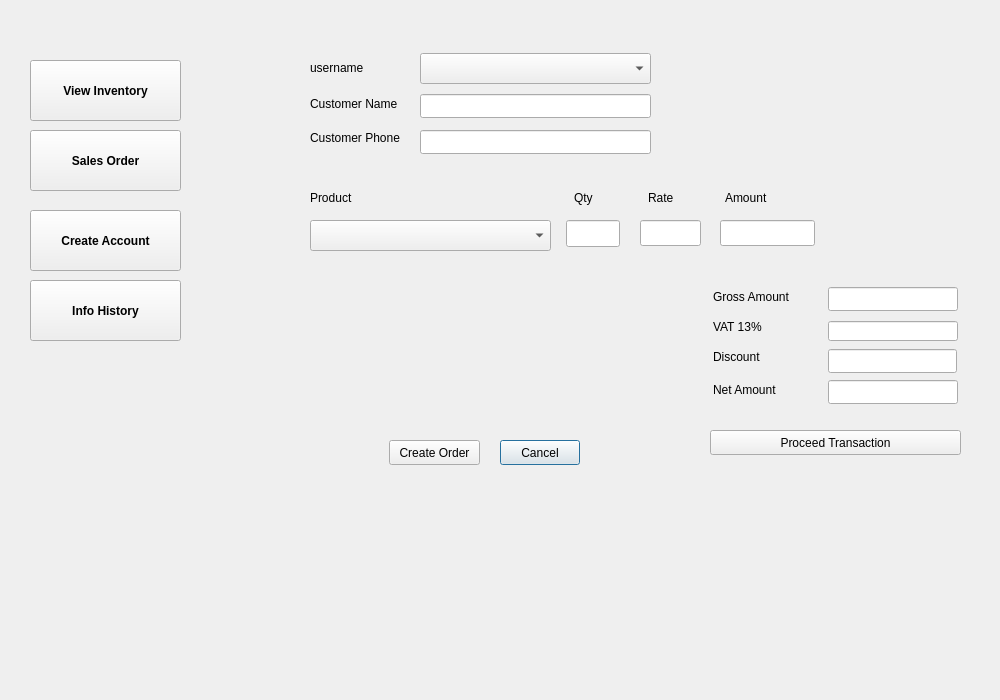
<?xml version="1.0" encoding="UTF-8"?>
<ui version="4.0">
 <class>Order</class>
 <widget class="QDialog" name="Order">
  <property name="geometry">
   <rect>
    <x>0</x>
    <y>0</y>
    <width>1000</width>
    <height>700</height>
   </rect>
  </property>
  <property name="windowTitle">
   <string>Dialog</string>
  </property>
  <widget class="QLabel" name="username">
   <property name="geometry">
    <rect>
     <x>310</x>
     <y>60</y>
     <width>101</width>
     <height>16</height>
    </rect>
   </property>
   <property name="text">
    <string>username</string>
   </property>
  </widget>
  <widget class="QLabel" name="name">
   <property name="geometry">
    <rect>
     <x>310</x>
     <y>96</y>
     <width>101</width>
     <height>16</height>
    </rect>
   </property>
   <property name="text">
    <string>Customer Name</string>
   </property>
  </widget>
  <widget class="QLabel" name="phone">
   <property name="geometry">
    <rect>
     <x>310</x>
     <y>130</y>
     <width>101</width>
     <height>16</height>
    </rect>
   </property>
   <property name="text">
    <string>Customer Phone</string>
   </property>
  </widget>
  <widget class="QLabel" name="product">
   <property name="geometry">
    <rect>
     <x>310</x>
     <y>190</y>
     <width>91</width>
     <height>16</height>
    </rect>
   </property>
   <property name="text">
    <string>Product</string>
   </property>
  </widget>
  <widget class="QLabel" name="quantity">
   <property name="geometry">
    <rect>
     <x>574</x>
     <y>190</y>
     <width>40</width>
     <height>16</height>
    </rect>
   </property>
   <property name="text">
    <string>Qty</string>
   </property>
  </widget>
  <widget class="QLabel" name="rate">
   <property name="geometry">
    <rect>
     <x>648</x>
     <y>190</y>
     <width>90</width>
     <height>16</height>
    </rect>
   </property>
   <property name="text">
    <string>Rate</string>
   </property>
  </widget>
  <widget class="QLabel" name="amount">
   <property name="geometry">
    <rect>
     <x>725</x>
     <y>190</y>
     <width>91</width>
     <height>16</height>
    </rect>
   </property>
   <property name="text">
    <string>Amount</string>
   </property>
  </widget>
  <widget class="QLabel" name="grossamount">
   <property name="geometry">
    <rect>
     <x>713</x>
     <y>289</y>
     <width>91</width>
     <height>16</height>
    </rect>
   </property>
   <property name="text">
    <string>Gross Amount</string>
   </property>
  </widget>
  <widget class="QLabel" name="vat">
   <property name="geometry">
    <rect>
     <x>713</x>
     <y>319</y>
     <width>91</width>
     <height>16</height>
    </rect>
   </property>
   <property name="text">
    <string>VAT 13%</string>
   </property>
  </widget>
  <widget class="QLabel" name="discount">
   <property name="geometry">
    <rect>
     <x>713</x>
     <y>349</y>
     <width>91</width>
     <height>16</height>
    </rect>
   </property>
   <property name="text">
    <string>Discount</string>
   </property>
  </widget>
  <widget class="QLabel" name="nettotal">
   <property name="geometry">
    <rect>
     <x>713</x>
     <y>382</y>
     <width>91</width>
     <height>16</height>
    </rect>
   </property>
   <property name="text">
    <string>Net Amount</string>
   </property>
  </widget>
  <widget class="QComboBox" name="comboBox_user">
   <property name="geometry">
    <rect>
     <x>420</x>
     <y>53</y>
     <width>231</width>
     <height>31</height>
    </rect>
   </property>
  </widget>
  <widget class="QComboBox" name="comboBox_prod">
   <property name="geometry">
    <rect>
     <x>310</x>
     <y>220</y>
     <width>241</width>
     <height>31</height>
    </rect>
   </property>
  </widget>
  <widget class="QLineEdit" name="le_qty">
   <property name="geometry">
    <rect>
     <x>566</x>
     <y>220</y>
     <width>54</width>
     <height>27</height>
    </rect>
   </property>
  </widget>
  <widget class="QLineEdit" name="le_discount">
   <property name="geometry">
    <rect>
     <x>828</x>
     <y>349</y>
     <width>129</width>
     <height>24</height>
    </rect>
   </property>
  </widget>
  <widget class="QLineEdit" name="le_amount">
   <property name="geometry">
    <rect>
     <x>720</x>
     <y>220</y>
     <width>95</width>
     <height>26</height>
    </rect>
   </property>
  </widget>
  <widget class="QLineEdit" name="le_gross">
   <property name="geometry">
    <rect>
     <x>828</x>
     <y>287</y>
     <width>130</width>
     <height>24</height>
    </rect>
   </property>
  </widget>
  <widget class="QLineEdit" name="le_vat">
   <property name="geometry">
    <rect>
     <x>828</x>
     <y>321</y>
     <width>130</width>
     <height>20</height>
    </rect>
   </property>
  </widget>
  <widget class="QLineEdit" name="le_total">
   <property name="geometry">
    <rect>
     <x>828</x>
     <y>380</y>
     <width>130</width>
     <height>24</height>
    </rect>
   </property>
  </widget>
  <widget class="QLineEdit" name="le_phone">
   <property name="geometry">
    <rect>
     <x>420</x>
     <y>130</y>
     <width>231</width>
     <height>24</height>
    </rect>
   </property>
  </widget>
  <widget class="QLineEdit" name="le_name">
   <property name="geometry">
    <rect>
     <x>420</x>
     <y>94</y>
     <width>231</width>
     <height>24</height>
    </rect>
   </property>
  </widget>
  <widget class="QLineEdit" name="le_rate">
   <property name="geometry">
    <rect>
     <x>640</x>
     <y>220</y>
     <width>61</width>
     <height>26</height>
    </rect>
   </property>
  </widget>
  <widget class="QPushButton" name="create_order">
   <property name="geometry">
    <rect>
     <x>389</x>
     <y>440</y>
     <width>91</width>
     <height>25</height>
    </rect>
   </property>
   <property name="text">
    <string>Create Order</string>
   </property>
   <property name="autoDefault">
    <bool>false</bool>
   </property>
   <property name="default">
    <bool>true</bool>
   </property>
  </widget>
  <widget class="QPushButton" name="cancel_order">
   <property name="geometry">
    <rect>
     <x>500</x>
     <y>440</y>
     <width>80</width>
     <height>25</height>
    </rect>
   </property>
   <property name="focusPolicy">
    <enum>Qt::ClickFocus</enum>
   </property>
   <property name="text">
    <string>Cancel</string>
   </property>
   <property name="autoDefault">
    <bool>false</bool>
   </property>
   <property name="default">
    <bool>true</bool>
   </property>
  </widget>
  <widget class="QPushButton" name="Proceed_Cal">
   <property name="geometry">
    <rect>
     <x>710</x>
     <y>430</y>
     <width>251</width>
     <height>25</height>
    </rect>
   </property>
   <property name="text">
    <string>Proceed Transaction</string>
   </property>
  </widget>
  <widget class="QPushButton" name="sales_order">
   <property name="geometry">
    <rect>
     <x>30</x>
     <y>130</y>
     <width>151</width>
     <height>61</height>
    </rect>
   </property>
   <property name="font">
    <font>
     <weight>75</weight>
     <bold>true</bold>
     <strikeout>false</strikeout>
    </font>
   </property>
   <property name="text">
    <string>Sales Order</string>
   </property>
  </widget>
  <widget class="QPushButton" name="pushButton_vinv">
   <property name="geometry">
    <rect>
     <x>30</x>
     <y>60</y>
     <width>151</width>
     <height>61</height>
    </rect>
   </property>
   <property name="font">
    <font>
     <weight>75</weight>
     <bold>true</bold>
     <strikeout>false</strikeout>
    </font>
   </property>
   <property name="text">
    <string>View Inventory</string>
   </property>
  </widget>
  <widget class="QPushButton" name="create_account">
   <property name="geometry">
    <rect>
     <x>30</x>
     <y>210</y>
     <width>151</width>
     <height>61</height>
    </rect>
   </property>
   <property name="font">
    <font>
     <weight>75</weight>
     <bold>true</bold>
     <strikeout>false</strikeout>
    </font>
   </property>
   <property name="text">
    <string>Create Account</string>
   </property>
  </widget>
  <widget class="QPushButton" name="report">
   <property name="geometry">
    <rect>
     <x>30</x>
     <y>280</y>
     <width>151</width>
     <height>61</height>
    </rect>
   </property>
   <property name="font">
    <font>
     <weight>75</weight>
     <bold>true</bold>
     <strikeout>false</strikeout>
    </font>
   </property>
   <property name="text">
    <string>Info History</string>
   </property>
  </widget>
 </widget>
 <resources/>
 <connections/>
</ui>
